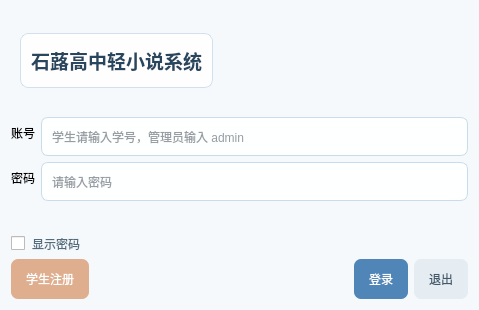
<?xml version="1.0" encoding="UTF-8"?>
<ui version="4.0">
 <class>LoginDialog</class>
 <widget class="QDialog" name="LoginDialog">
  <property name="geometry">
   <rect>
    <x>0</x>
    <y>0</y>
    <width>479</width>
    <height>310</height>
   </rect>
  </property>
  <property name="minimumSize">
   <size>
    <width>380</width>
    <height>300</height>
   </size>
  </property>
  <property name="windowTitle">
   <string>登录 - 石蕗高中轻小说系统</string>
  </property>
  <property name="styleSheet">
   <string notr="true">QDialog#LoginDialog {
    background-color: #F5F9FC;
    color: #2F3B46;
    font-family: "Microsoft YaHei UI";
    font-size: 10pt;
}
QLabel#labelSystemTitle {
    color: #29465F;
    background-color: rgba(255, 255, 255, 224);
    border: 1px solid rgba(201, 220, 235, 210);
    border-radius: 8px;
    padding: 7px 10px;
}
QLineEdit {
    background-color: rgba(255, 255, 255, 242);
    color: #2F3B46;
    border: 1px solid #C9DCEB;
    border-radius: 7px;
    padding: 6px 8px;
    min-height: 25px;
    selection-background-color: #8DB7D8;
}
QLineEdit:focus {
    border: 1px solid #6D9FC7;
}
QCheckBox {
    color: #526B7D;
    spacing: 7px;
}
QPushButton {
    background-color: #4F86B7;
    color: white;
    border: none;
    border-radius: 7px;
    padding: 7px 15px;
    min-height: 26px;
}
QPushButton:hover {
    background-color: #3F739F;
}
QPushButton:pressed {
    background-color: #345F84;
}
QPushButton#btnRegister {
    background-color: #DFAE8F;
}
QPushButton#btnRegister:hover {
    background-color: #CC9878;
}
QPushButton#btnExit {
    background-color: #E5EDF3;
    color: #42596C;
}
QPushButton#btnExit:hover {
    background-color: #D4E1EA;
}</string>
  </property>
  <layout class="QVBoxLayout" name="verticalLayout">
   <item>
    <widget class="QFrame" name="loginHeroFrame">
     <property name="minimumSize">
      <size>
       <width>0</width>
       <height>100</height>
      </size>
     </property>
     <property name="maximumSize">
      <size>
       <width>16777215</width>
       <height>100</height>
      </size>
     </property>
     <property name="styleSheet">
      <string notr="true">QFrame#loginHeroFrame {
    border-image: url(:/decor/system_header.png) 0 0 0 0 stretch stretch;
    border-radius: 10px;
}</string>
     </property>
     <property name="frameShape">
      <enum>QFrame::Shape::NoFrame</enum>
     </property>
     <layout class="QHBoxLayout" name="heroLayout">
      <item>
       <widget class="QLabel" name="labelSystemTitle">
        <property name="maximumSize">
         <size>
          <width>220</width>
          <height>55</height>
         </size>
        </property>
        <property name="font">
         <font>
          <pointsize>14</pointsize>
          <bold>true</bold>
         </font>
        </property>
        <property name="text">
         <string>石蕗高中轻小说系统</string>
        </property>
        <property name="alignment">
         <set>Qt::AlignmentFlag::AlignCenter</set>
        </property>
       </widget>
      </item>
      <item>
       <spacer name="heroSpacer">
        <property name="orientation">
         <enum>Qt::Orientation::Horizontal</enum>
        </property>
        <property name="sizeHint" stdset="0">
         <size>
          <width>40</width>
          <height>20</height>
         </size>
        </property>
       </spacer>
      </item>
     </layout>
    </widget>
   </item>
   <item>
    <layout class="QFormLayout" name="formLayout">
     <item row="0" column="0">
      <widget class="QLabel" name="labelAccount">
       <property name="text">
        <string>账号</string>
       </property>
      </widget>
     </item>
     <item row="0" column="1">
      <widget class="QLineEdit" name="editAccount">
       <property name="placeholderText">
        <string>学生请输入学号，管理员输入 admin</string>
       </property>
      </widget>
     </item>
     <item row="1" column="0">
      <widget class="QLabel" name="labelPassword">
       <property name="text">
        <string>密码</string>
       </property>
      </widget>
     </item>
     <item row="1" column="1">
      <widget class="QLineEdit" name="editPassword">
       <property name="echoMode">
        <enum>QLineEdit::EchoMode::Password</enum>
       </property>
       <property name="placeholderText">
        <string>请输入密码</string>
       </property>
      </widget>
     </item>
    </layout>
   </item>
   <item>
    <widget class="QCheckBox" name="checkShowPassword">
     <property name="text">
      <string>显示密码</string>
     </property>
    </widget>
   </item>
   <item>
    <layout class="QHBoxLayout" name="horizontalLayout">
     <item>
      <widget class="QPushButton" name="btnRegister">
       <property name="text">
        <string>学生注册</string>
       </property>
      </widget>
     </item>
     <item>
      <spacer name="horizontalSpacer">
       <property name="orientation">
        <enum>Qt::Orientation::Horizontal</enum>
       </property>
       <property name="sizeHint" stdset="0">
        <size>
         <width>40</width>
         <height>20</height>
        </size>
       </property>
      </spacer>
     </item>
     <item>
      <widget class="QPushButton" name="btnLogin">
       <property name="text">
        <string>登录</string>
       </property>
       <property name="default">
        <bool>true</bool>
       </property>
      </widget>
     </item>
     <item>
      <widget class="QPushButton" name="btnExit">
       <property name="text">
        <string>退出</string>
       </property>
      </widget>
     </item>
    </layout>
   </item>
  </layout>
 </widget>
 <resources>
  <include location="decorations.qrc"/>
 </resources>
 <connections>
  <connection>
   <sender>btnLogin</sender>
   <signal>clicked()</signal>
   <receiver>LoginDialog</receiver>
   <slot>accept()</slot>
   <hints>
    <hint type="sourcelabel">
     <x>386</x>
     <y>282</y>
    </hint>
    <hint type="destinationlabel">
     <x>395</x>
     <y>4</y>
    </hint>
   </hints>
  </connection>
  <connection>
   <sender>btnExit</sender>
   <signal>clicked()</signal>
   <receiver>LoginDialog</receiver>
   <slot>reject()</slot>
   <hints>
    <hint type="sourcelabel">
     <x>441</x>
     <y>285</y>
    </hint>
    <hint type="destinationlabel">
     <x>446</x>
     <y>5</y>
    </hint>
   </hints>
  </connection>
 </connections>
</ui>
